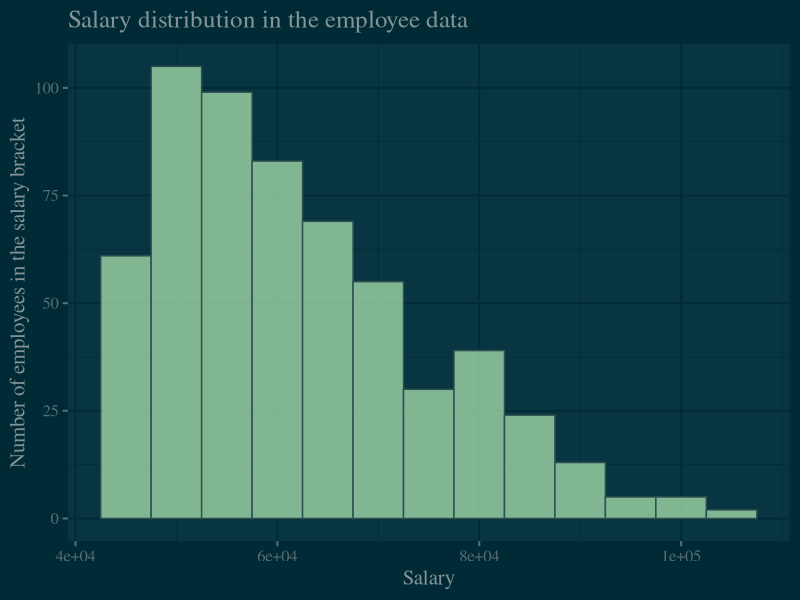

This figure's R source:
#include or install required package
library(tidyverse)
install.packages("ggthemes")
library(ggthemes) 
#Read the data and factor the variables for gender and title
emp <- read.csv("employee-data.csv", skip = 23, stringsAsFactors = FALSE)
emp <- as.tibble(emp)
emp$gender <- as.factor(emp$gender)
emp$title <- as.factor(emp$title)

emp.a <- filter(emp, salary > 45000)
# To determine the distribution of salaries over 45000 among employees, we'll create a histogram on the filtered salary variable. 
# The function to create a histogram in gg plot is a geom_histogram. 
# We specify binwidth to be 5000. This will result in a histogram of 13 bins.
# The color and fill arguments control the color of the histogram bins.
# Color displays the bin edges, or their border, whereas fill is responsible for the color of the bin itself.
# To be able to distinguish the different bins, we include a darkgrey color for the border and a more contrasting light green color for the actual bins.
# We set the alpha parameter to 0.7. Alpha shows transparancy and takes values between 0 and 1. 0 means completely transparent, 1 means no transparency.
# With labs we add a custome title, as well as x and y labels.
# With theme_ we choose a custom theme and include custom styling options. A font size of 15, and shrift "serif"
hist <- ggplot(emp.a, aes(salary))
hist + geom_histogram(binwidth = 5000, color = "darkslategray",
                      fill = "darkseagreen2", alpha = 0.7) +
  labs(title = "Salary distribution in the employee data",
       x = "Salary", y = "Number of employees in the salary bracket") +
  
  theme_solarized_2(light = FALSE, base_size = 15, base_family = "serif")